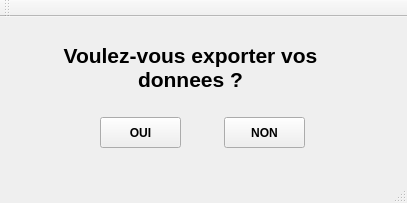
<?xml version="1.0" encoding="UTF-8"?>
<ui version="4.0">
 <class>MainWindow</class>
 <widget class="QMainWindow" name="MainWindow">
  <property name="geometry">
   <rect>
    <x>0</x>
    <y>0</y>
    <width>407</width>
    <height>203</height>
   </rect>
  </property>
  <property name="windowTitle">
   <string>MainWindow</string>
  </property>
  <widget class="QWidget" name="centralWidget">
   <widget class="QLabel" name="labelExport">
    <property name="geometry">
     <rect>
      <x>20</x>
      <y>20</y>
      <width>341</width>
      <height>61</height>
     </rect>
    </property>
    <property name="sizePolicy">
     <sizepolicy hsizetype="Maximum" vsizetype="Maximum">
      <horstretch>0</horstretch>
      <verstretch>0</verstretch>
     </sizepolicy>
    </property>
    <property name="maximumSize">
     <size>
      <width>16777215</width>
      <height>16777215</height>
     </size>
    </property>
    <property name="font">
     <font>
      <pointsize>16</pointsize>
      <weight>75</weight>
      <bold>true</bold>
     </font>
    </property>
    <property name="lineWidth">
     <number>5</number>
    </property>
    <property name="text">
     <string>Voulez-vous exporter vos donnees ?</string>
    </property>
    <property name="textFormat">
     <enum>Qt::PlainText</enum>
    </property>
    <property name="alignment">
     <set>Qt::AlignCenter</set>
    </property>
    <property name="wordWrap">
     <bool>true</bool>
    </property>
   </widget>
   <widget class="QPushButton" name="buttonExporter">
    <property name="geometry">
     <rect>
      <x>100</x>
      <y>100</y>
      <width>81</width>
      <height>31</height>
     </rect>
    </property>
    <property name="font">
     <font>
      <weight>75</weight>
      <bold>true</bold>
     </font>
    </property>
    <property name="text">
     <string>OUI</string>
    </property>
   </widget>
   <widget class="QPushButton" name="exit">
    <property name="geometry">
     <rect>
      <x>224</x>
      <y>100</y>
      <width>81</width>
      <height>31</height>
     </rect>
    </property>
    <property name="font">
     <font>
      <weight>75</weight>
      <bold>true</bold>
     </font>
    </property>
    <property name="text">
     <string>NON</string>
    </property>
   </widget>
  </widget>
  <widget class="QMenuBar" name="menuBar">
   <property name="geometry">
    <rect>
     <x>0</x>
     <y>0</y>
     <width>407</width>
     <height>21</height>
    </rect>
   </property>
  </widget>
  <widget class="QToolBar" name="mainToolBar">
   <attribute name="toolBarArea">
    <enum>TopToolBarArea</enum>
   </attribute>
   <attribute name="toolBarBreak">
    <bool>false</bool>
   </attribute>
  </widget>
  <widget class="QStatusBar" name="statusBar"/>
 </widget>
 <layoutdefault spacing="6" margin="11"/>
 <resources/>
 <connections/>
</ui>
